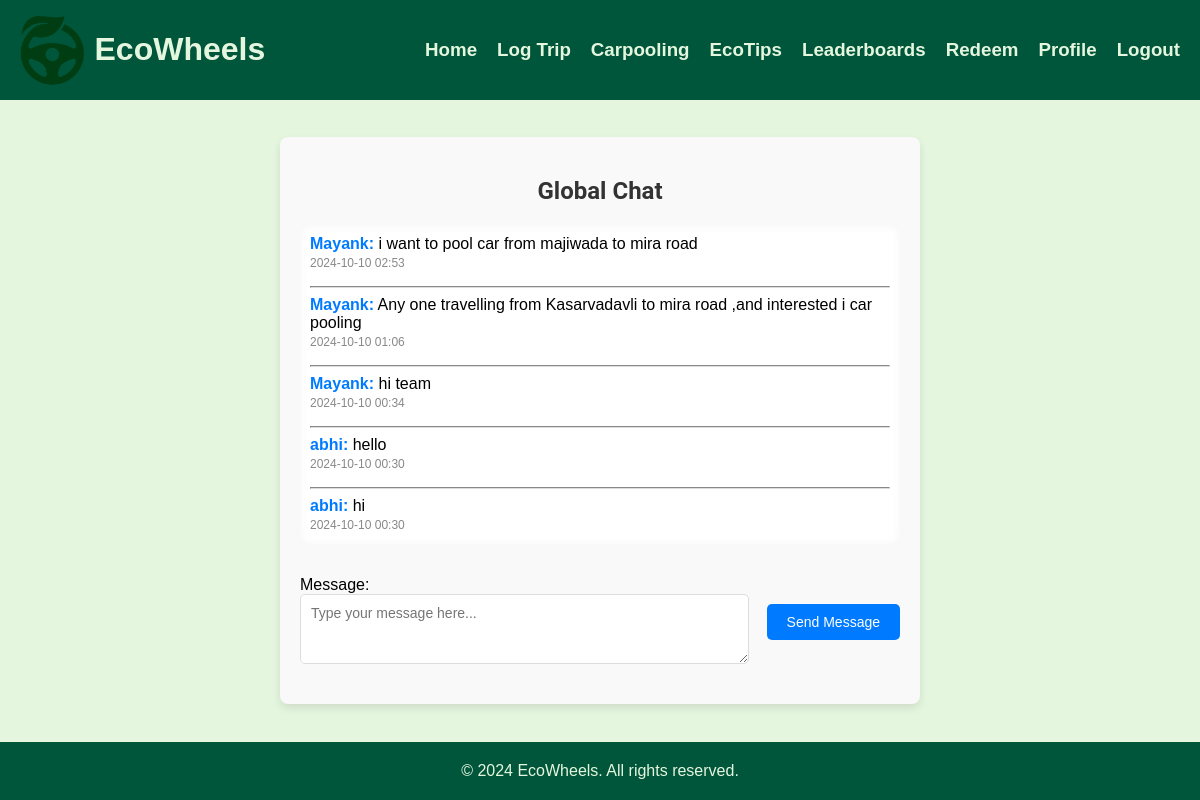
The app's page /carpooling-chat/ (signed in) with its own data.
### main/models.py (models this page shows, shortened)
class ChatMessage(models.Model):
    user = models.ForeignKey(User, on_delete=models.CASCADE)
    message = models.TextField()
    timestamp = models.DateTimeField(auto_now_add=True)

### main/views.py (the view)
# urls.py: path('carpooling-chat/', mviews.carpooling_chat, name='carpooling_chat'),
@login_required
def carpooling_chat(request):
    if request.method == 'POST':
        form = ChatForm(request.POST)
        if form.is_valid():
            message = form.cleaned_data['message']
            ChatMessage.objects.create(user=request.user, message=message)
            return redirect('carpooling_chat')  # Reload the page to show the new message
    else:
        form = ChatForm()
    messages = ChatMessage.objects.order_by('-timestamp')  # Show newest messages first
    context = {
        'form': form,
        'messages': messages
    }
    return render(request, 'main/carpooling.html', context)

### main/forms.py
class ChatForm(forms.Form):
    message = forms.CharField(widget=forms.Textarea(attrs={'rows': 3, 'placeholder': 'Type your message here...'}))

### templates/main/carpooling.html (shortened to what this page needs)
{% extends 'main/base.html' %}
{% load static %}
{% block content %}
<div class="chat-container">
    <h2>Global Chat</h2>
    <div class="chat-messages">
        {% for message in messages %}
        <div class="chat-message">
            <strong>{{ message.user.username }}:</strong> {{ message.message }}
            <br><small>{{ message.timestamp|date:"Y-m-d H:i" }}</small>
        </div>
        <hr style="border-color: #ddd;">
        {% endfor %}
    </div>
    <form method="post">
        {{ form.as_p }}
        <button type="submit" class="btn">Send Message</button>
    </form>
</div>
{% endblock %}

### templates/main/base.html (shortened to what this page needs)
{% load static %}
<!DOCTYPE html>
<html lang="en">
<head>
    <link href="{% static 'css/landingpage.css'%}" rel="stylesheet">
</head>
<body>
    <header class="navbar">
        <div class="logo">
            <img src="{% static 'images/logo.png' %}" alt="EcoWheels Logo">
            <h1>EcoWheels</h1>
        </div>
        <div class="nav-links">
            <ul>
                <li><a href="{% url 'home' %}"><h3>Home</h3></a></li>
                <li><a href="{% url 'logtrip' %}"><h3>Log Trip</h3></a></li>
                <li><a href="{% url 'carpooling_chat' %}"><h3>Carpooling</h3></a></li>
                <li><a href="{% url 'tips' %}"><h3>EcoTips</h3></a></li>
                <li><a href="{% url 'leaderboard' %}"><h3>Leaderboards</h3></a></li>
                <li><a href="{% url 'redeem' %}"><h3>Redeem</h3></a></li>
                <li><a href="{% url 'view_profile' user_id=user.id %}"><h3>Profile</h3></a></li>
                <li><a href="{% url 'logout' %}"><h3>Logout</h3></a></li>
            </ul>
        </div>
    </header>
    <main>
        {% block content %}{% endblock %}
    </main>
    <footer style="background-color: #00563B; color: #E5F6DF; padding: 20px; text-align: center;">
        <div style="max-width: 1200px; margin: 0 auto;">
            <p style="margin: 0;">&copy; 2024 EcoWheels. All rights reserved.</p>
        </div>
    </footer>
</body>
</html>

### static/css/landingpage.css (style rules this page uses)
body { font-family: Arial, sans-serif; margin: 0; padding: 0; display: flex; flex-direction: column; height: 100vh; justify-content: space-between; background-color: #E5F6DF; }
.navbar { display: flex; justify-content: space-between; align-items: center; padding: 10px 20px; background-color: #00563B; color: #E5F6DF; }
.navbar .logo { display: flex; align-items: center; }
.navbar .logo img { mix-blend-mode: multiply; height: 70px; }
.navbar h1 { color: #E5F6DF; margin-left: 10px; }
.navbar .nav-links { display: flex; gap: 20px; }
.navbar .nav-links ul { display: flex; gap: 20px; list-style: none; padding: 0; margin: 0; }
.navbar .nav-links li { margin: 0; }
.navbar .nav-links a { position: relative; display: inline-block; color: #E5F6DF; text-decoration: none; }
.navbar .nav-links a h3 { margin: 0; position: relative; }
.navbar .nav-links a::after { content: ''; position: absolute; left: 0; bottom: -1px; width: 100%; height: 2px; background-color: #A2E391; transform: scaleX(0); transform-origin: left; transition: transform 0.3s ease-in-out; }

### templates/main/carpooling.html (style rules this page uses)
.chat-container { max-width: 600px; margin: 20px auto; padding: 20px; background-color: #f9f9f9; border-radius: 8px; box-shadow: 0 4px 8px rgba(0, 0, 0, 0.1); }
.chat-container h2 { text-align: center; color: #333; font-family: 'Roboto', sans-serif; font-size: 24px; margin-bottom: 20px; }
.chat-messages { max-height: 300px; overflow-y: auto; padding: 10px; background-color: #fff; border-radius: 5px; box-shadow: inset 0 0 10px rgba(0, 0, 0, 0.05); margin-bottom: 15px; font-family: 'Arial', sans-serif; scroll-behavior: smooth; }
.chat-message { margin-bottom: 15px; }
.chat-message strong { color: #007bff; font-size: 16px; }
.chat-message small { color: #888; font-size: 12px; }
form { display: flex; align-items: center; }
form input[type="text"], form textarea { width: 100%; padding: 10px; border: 1px solid #ddd; border-radius: 5px; font-size: 14px; font-family: 'Arial', sans-serif; }
form .btn { flex-shrink: 0; margin-left: 40px; padding: 10px 20px; background-color: #007bff; border: none; border-radius: 5px; color: #fff; font-size: 14px; cursor: pointer; transition: background-color 0.3s ease; }

### records on screen
ChatMessage: user.username "Mayank", message "i want to pool car from majiwada to mira road", timestamp "2024-10-10 02:53"
ChatMessage: user.username "Mayank", message "Any one travelling from Kasarvadavli to mira road ,and interested i car pooling", timestamp "2024-10-10 01:06"
ChatMessage: user.username "Mayank", message "hi team", timestamp "2024-10-10 00:34"
ChatMessage: user.username "abhi", message "hello", timestamp "2024-10-10 00:30"
ChatMessage: user.username "abhi", message "hi", timestamp "2024-10-10 00:30"
